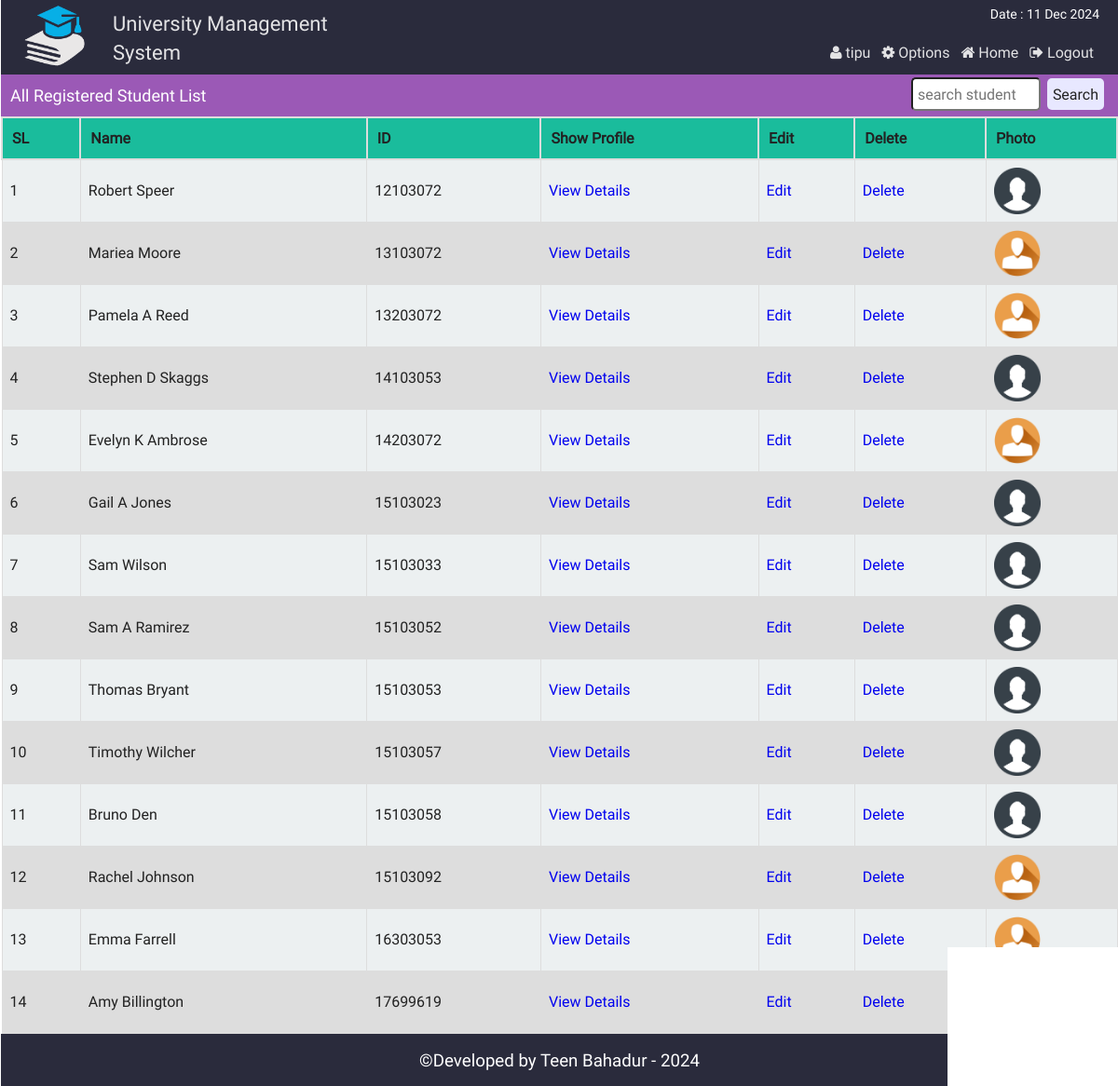
The page /admin_all_student.php (signed in) on the database its author committed.
### tables this page shows
CREATE TABLE `st_info` (
  `st_id` int(11) NOT NULL,
  `name` varchar(100) NOT NULL,
  `password` varchar(32) NOT NULL,
  `email` varchar(50) NOT NULL,
  `bday` date NOT NULL,
  `program` varchar(10) NOT NULL,
  `contact` varchar(20) NOT NULL,
  `gender` varchar(10) NOT NULL,
  `address` varchar(255) NOT NULL,
  `img` varchar(255) DEFAULT NULL
);

### php/functions.php (called while the page is built, shortened)
<?php
class login_registration_class{
	public function get_all_student(){
		global $conn;
		$sql = "select * from st_info order by st_id ASC";
		$query = $conn->query($sql);
		return $query;
	}
	public function get_admin_session(){
		return @$_SESSION['admin_login'];
	}
};
?>

### admin_all_student.php (the view, shortened to what this page needs)
<?php
	require "php/config.php";
	require_once "php/functions.php";
	$user = new login_registration_class();
	$admin_name = $_SESSION['admin_name'];
?>
<?php
include "php/headertop_admin.php";
?>
<div class="all_student">
	<div class="search_st">
		<div class="hdinfo"><h3>All Registered Student List</h3></div>
		<div class="search">
		<form action="admin_search_student.php" method="GET">
			<input type="text" name="src_student" placeholder="search student" />
			<input type="submit" value="Search" />
		</form>
		</div>
	</div>
		<table class="tab_one">
			<tr>
				<th>SL</th>
				<th>Name</th>
				<th>ID</th>
				<th>Show Profile</th>
				<th>Edit</th>
				<th>Delete</th>
				<th>Photo</th>
			</tr>
			<?php
			$i=0;
				$alluser = $user->get_all_student();
				while($rows = $alluser->fetch_assoc()){
				$i++;
			?>
			<tr>
				<td><?php echo $i; ?></td>
				<td><?php echo $rows['name'];?></td>
				<td><?php echo $rows['st_id'];?></td>
				<td><a href="admin_single_student.php?id=<?php echo $rows['st_id'];?>">View Details</a></td>
				<td><a href="admin_single_student_update.php?id=<?php echo $rows['st_id'];?>">Edit</a></td>
				<td><a href="admin_delete_student.php?id=<?php echo $rows['st_id'];?>">Delete</a></td>
				<td><img src="img/student/<?php echo $rows['img'];?>" width="50px" height="50px" title="<?php echo $rows['name'];?>" /></td>
			</tr>
			<?php } ?>
		</table>
</div>
<?php include "php/footerbottom.php";?>

### php/headertop_admin.php (shortened to what this page needs)
<!Doctype html>
<html class="no-js" lang="">
    <head>
        <link rel="stylesheet" href="css/normalize.css">
        <link rel="stylesheet" href="font-awesome/css/font-awesome.min.css">
        <link rel="stylesheet" href="fonts/stylesheet.css">
        <link rel="stylesheet" href="css/main.css">
		<link rel="stylesheet" href="plugins/file-uploader/css/jquery.fileupload.css">
		<link rel="stylesheet" href="plugins/file-uploader/css/jquery.fileupload-ui.css">
    </head>
    <body>
        <header class="container header_area" >
			<div id="sticker">
				<div class="head">
					<a href="#               "><div class="logo fix">
						<img src="img/logo.png" alt="" />
					</div></a>
					<div class="uniname fix">
					<h2>University Management System</h2>
					</div>
				</div>
				<div class="menu ">
					<div class="dateshow fix"><p><?php echo "Date : ".date("d M Y"); ?></p></div>
					<ul>
						<?php if($user->get_admin_session()){ ?>
						<li><a href="admin_logout.php"><i class="fa fa-sign-out" aria-hidden="true"></i> Logout</a></li>
						<li><a href="http://localhost/uni/"><i class="fa fa-home" aria-hidden="true"></i> Home</a></li>
						<li><a href="admin.php"><i class="fa fa-cog" aria-hidden="true"></i> Options</a></li>
						<li><a href="admin.php"><i class="fa fa-user" aria-hidden="true"></i>
						<?php echo $admin_name; ?>
						</a></li>
						<?php } ?>
					</ul>
				</div>
			</div>
		</header>
		<div class="info container fix">

### php/footerbottom.php
</div>
<footer class="container">
	<h3 style="text-align:center;background:#2A2B3C;margin:0;padding:15px;color:#fff;font-weight:normal">&copy;Developed by Teen Bahadur - <?php echo date("Y");?> </h3>
</footer>
</html>

### css/main.css (style rules this page uses)
html { color: #222; font-size: 1em; line-height: 1.4; }
audio, canvas, iframe, img, svg, video { vertical-align: middle; }
a { text-decoration:none; }
.fix { overflow:hidden; }
body { font-family:roboto !important; background:url(../img/ptrn.png) repeat fixed; }
.container { display:block; margin:0 auto; background:#FFFFFF; border-left:1px solid #FFFFFF; }
.header_area { height:80px; background:#2A2B3C; }
.head { float:left; width:400px; }
.logo { width:100px; margin-left:20px; float:left; }
.logo img { width:75px; height:80px; }
.uniname { width:280px; float:right; padding-top: 10px; }
.uniname h2 { font-size:22px; font-weight:normal; color:#E3E3E5; margin-top: 20; padding: 0; margin: 0; }
.dateshow p { color: #fff; text-align: right; margin: 0; margin-top: 5px; margin-right: 20px; padding: 0; font-size: 14px; font-style: bold; }
.menu { width:600px; float:right; }
.menu ul { color: #e3e3e5; list-style: outside none none; margin: 20px 20px 0 0; padding: 0; }
.menu>ul>li { float:right; display:block; }
.menu>ul>li a { color: #e3e3e5; font-size: 16px; padding: 3px 6px; }
.st_reg th, td { padding: 8px; }
table.tab_one { width:100%; }
table.tab_one th { background:#1abc9c; padding:10px; font-weight:bold; text-align:left; }
table.tab_one td { border:1px solid #ddd; padding:8px; }
table.tab_one td a { text-decoration:none; }
table.tab_one tr:nth-child(odd) { background:#ddd; }
table.tab_one tr:nth-child(even) { background:#ecf0f1; }
.all_student { min-height:450px; }
.search_st { background:#9b59b6; height:45px; }
.search { float:right; }
.hdinfo { float:left; width:500px; }
.hdinfo h3 { font-size:18px; color:#fff; padding:10px; margin:0; font-weight:normal; }
.search input[type=text] { line-height: normal; padding: 5px; margin: 3px; border-radius:5px; width:125px; }
.search input[type=submit] { padding:6px; margin-right:15px; border:none; background:#E8E8FF; border-radius:5px; }
table.att_tab tr,td,th { border:2px solid #ddd; border-collapse:collapse; padding:8px; }
#sticker { background:#2A2B3C; }

### rows shown on the page
st_info: name "Robert Speer", st_id "12103072", img (picture)
st_info: name "Mariea Moore", st_id "13103072", img (picture)
st_info: name "Pamela A Reed", st_id "13203072", img (picture)
st_info: name "Stephen D Skaggs", st_id "14103053", img (picture)
st_info: name "Evelyn K Ambrose", st_id "14203072", img (picture)
st_info: name "Gail A Jones", st_id "15103023", img (picture)
st_info: name "Sam Wilson", st_id "15103033", img (picture)
st_info: name "Sam A Ramirez", st_id "15103052", img (picture)
st_info: name "Thomas Bryant", st_id "15103053", img (picture)
st_info: name "Timothy Wilcher", st_id "15103057", img (picture)
st_info: name "Bruno Den", st_id "15103058", img (picture)
st_info: name "Rachel Johnson", st_id "15103092", img (picture)
st_info: name "Emma Farrell", st_id "16303053", img (picture)
st_info: name "Amy Billington", st_id "17699619", img (picture)

### other values the page prints
$admin_name "tipu"
